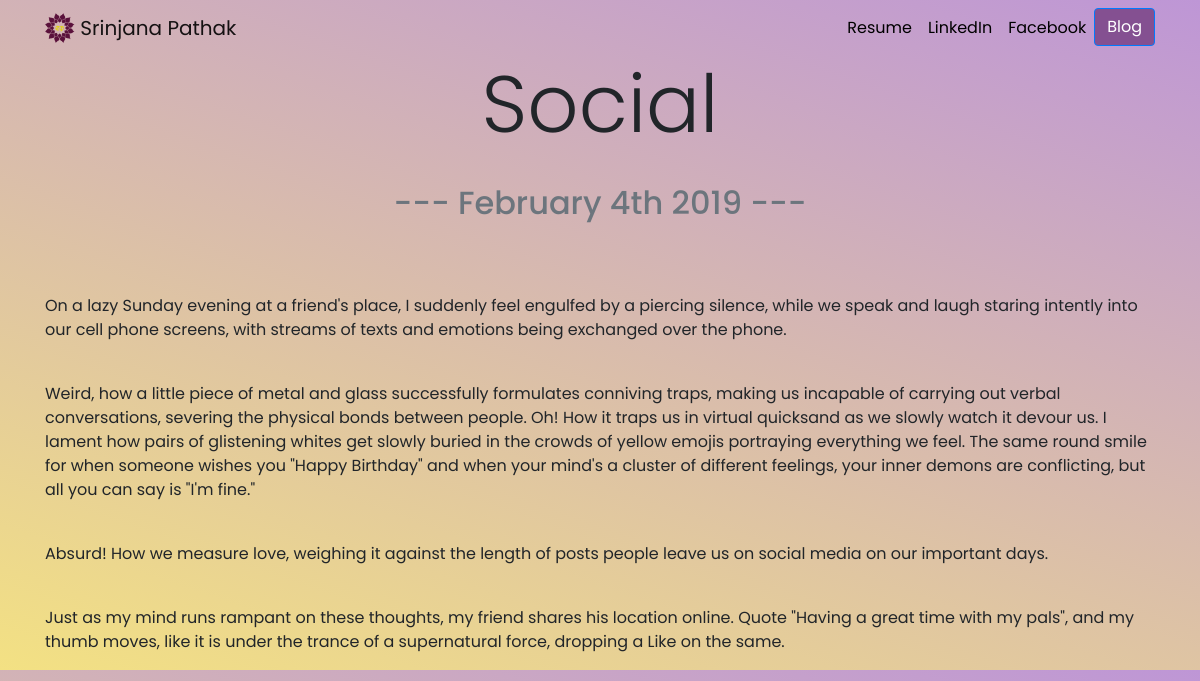
The page /blog/6/ on the database its author committed.
### blog/models.py (models this page shows, shortened)
class Blog(models.Model):
    title = models.CharField(max_length=200)
    description = models.TextField(max_length=5000)
    date = models.DateField()

### blog/views.py (the view)
# urls.py: path('<int:blog_id>/', views.detail, name='detail')
def detail(request, blog_id):
    blog = get_object_or_404(Blog, pk=blog_id)
    return render(request, 'blog/detail.html', {'blog': blog})

### blog/templates/blog/detail.html
{% extends 'portfolio/base.html' %}
{% load static %}
{% block content %}
<h1 class="text-center display-2" id="blogdetailtitle">{{ blog.title }}</h1>
<br>
<h2 class="text-center text-muted mb-5">--- {{ blog.date|date:'F jS Y'  }} ---</h2>
<br>
{{ blog.description|safe }}
{% endblock %}

### portfolio/static/portfolio/prtfl_master.css (style rules this page uses)
body { font-family: 'Poppins', sans-serif; background-color: #f3e183; background-image: linear-gradient(19deg, #f3e183 0%, #be96d6 100%); }
@media (min-width: 992px) { #blogdetailtitle { font-size: 5rem; } }

### rows shown on the page
Blog: title "Social", date "February 4th 2019", description "On a lazy Sunday evening at a friend's place, I suddenly feel engulfed by a piercing silence, while we speak and laugh staring intently into our cell phone screens, with streams of texts and emotions being exchanged over the phone. Weird, how a little piece of metal and glass successfully formulates conniving traps, making us incapable of carrying out verbal conversations, severing the physical bonds between people. Oh! How it traps us in virtual quicksand as we slowly watch it devour us. I lament how pairs of glistening whites get slowly buried in the crowds of yellow emojis portraying everything we feel. The same round smile for when someone wishes you \"Happy Birthday\" and when your…"
